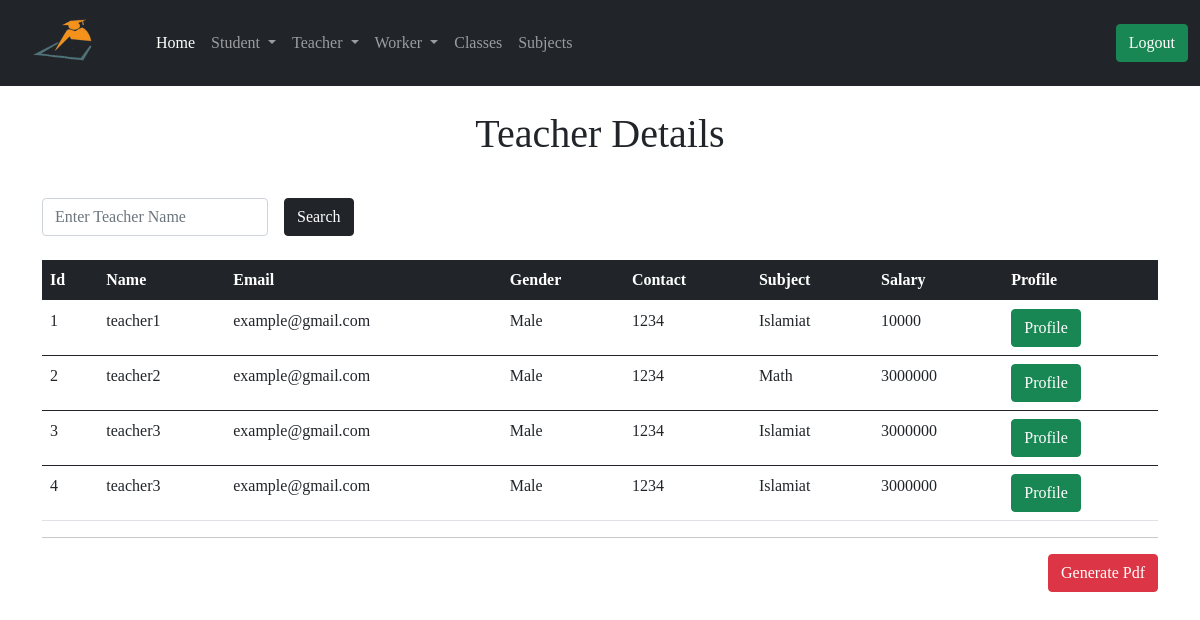
Page /admin/teacher_detials (signed in) on the earlier database version.
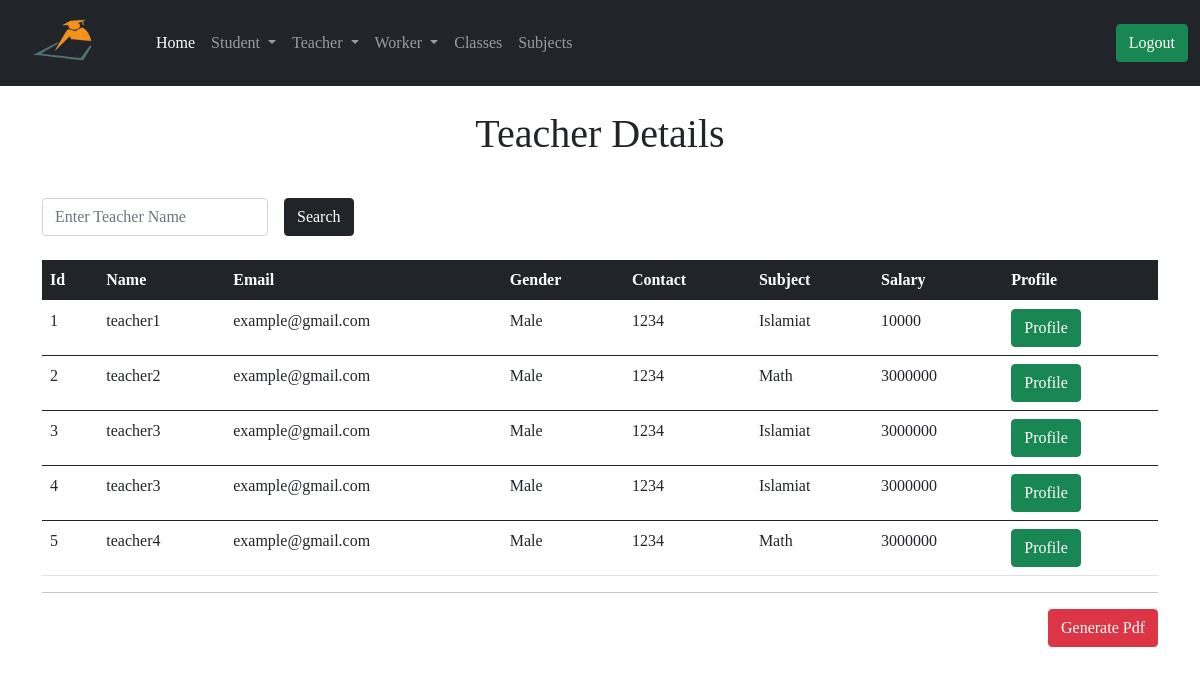
Same page on the later database version.
### app/models.py (models this page shows, shortened)
class Teacher(db.Model):
    id = db.Column(db.Integer, primary_key=True)
    tech_name = db.Column(db.String(64))
    email = db.Column(db.String(64))
    tech_address = db.Column(db.String(128))
    tech_contact = db.Column(db.String(64))
    gender = db.Column(db.String(64))
    salary = db.Column(db.String(64))
    join_date = db.Column(db.DateTime, default=datetime.utcnow())
    admin_id = db.Column(db.Integer, db.ForeignKey('user.id'))
    tech_subject = db.Column(db.Integer, db.ForeignKey('subject.id'))
    tech_class = db.Column(db.Integer, db.ForeignKey('class.id'))
    uploadlecture = db.relationship('UploadLecture', backref='t_lecture')

class Subject(db.Model):
    id = db.Column(db.Integer, primary_key=True)
    sub_name = db.Column(db.String(64))
    admin_id = db.Column(db.Integer, db.ForeignKey('user.id'))
    teacher = db.relationship('Teacher', backref='sub')
    leaveteacher = db.relationship('LeaveTeacher', backref='sub')
    uploadlecture = db.relationship('UploadLecture', backref='sub')

### app/routes.py (the view)
@app.route('/admin/teacher_detials')
@login_required
def teacher_detials():
    query = request.args.get('query')
    if query:
        teachers = Teacher.query.filter(Teacher.tech_name.contains(query))
        return render_template('admin/teacher_detials.html', title='Teachers', teachers=teachers, query=query)
    page = request.args.get('page', 1, type=int)
    teachers = Teacher.query.order_by(Teacher.id.asc()).paginate(
        page, app.config['ENTRY_PER_PAGE'], False)
    next_url = url_for('teacher_detials', page=teachers.next_num) \
        if teachers.has_next else None
    prev_url = url_for('teacher_detials', page=teachers.prev_num) \
        if teachers.has_prev else None
    return render_template('admin/teacher_detials.html', title='Teachers', teachers=teachers.items, next_url=next_url, prev_url=prev_url,)

### app/models.py (called while the page is built)
@login.user_loader
def load_user(id):
    return User.query.get(int(id))

### app/routes.py (called while the page is built)
@app.before_request
def before_request():
    g.user = None
    if 'teacher_id' in session:
        user = Teacher.query.filter_by(id=session['teacher_id']).first()
        g.user = user

@app.before_request
def std_before_request():
    g.std_user = None
    if 'student_id' in session:
        std_user = Student.query.filter_by(id=session['student_id']).first()
        g.std_user = std_user

### app/templates/admin/teacher_detials.html (shortened to what this page needs)
{% extends 'admin/base.html' %}
{% block content %}
<div class="container">
  {% if query %}
  <h1 class="text-center mt-4">Search Result About! <span class="text-primary"> {{ query }} </span></h1>
  <td> <a href=" {{ url_for('teacher_detials') }} "> <button type="submit" class="btn btn-success">  Back </button> </a></td>
  {% else %}
  <h1 class="text-center mt-4">Teacher Details</h1>
  {% endif %}
  <form action="" method="GET">
    <div class="row g-3 align-items-center mt-4">
      <div class="col-auto">
        <input type="search" name="query" id="inputPassword6" value="{{query}}" class="form-control" placeholder="Enter Teacher Name" required>
      </div>
      <div class="col-auto">
        <button type="submit" class="btn btn-dark">Search</button>
      </div>
    </div>
  </form>
  <table class="table mt-4">
      <thead class="table-dark">
        <tr>
          <th scope="col">Id</th>
          <th scope="col">Name</th>
          <th scope="col">Email</th>
          <th scope="col">Gender</th>
          <th scope="col">Contact</th>
          <th scope="col">Subject</th>
          <th scope="col">Salary</th>
          <th scope="col">Profile</th>
        </tr>
      </thead>
      {% for teacher in teachers %}
      <tbody>
        <tr>
          <td> {{ teacher.id }}</td>
          <td> {{ teacher.tech_name }} </td>
          <td> {{ teacher.email }} </td>
          <td> {{ teacher.gender }} </td>
          <td> {{ teacher.tech_contact }} </td>
          <td>  {{ teacher.sub.sub_name }} </td>
          <td> {{ teacher.salary }} </td>
          <td> <a href=" {{ url_for('teacher_profile', id=teacher.id) }} "> <button type="submit" class="btn btn-success">  Profile </button> </a></td>
        </tr>
      </tbody>
      {% endfor %}
    </table>
    <hr>
    <a href="{{ url_for('teacher_detials_pdf') }}"><button type="submit" class="btn btn-danger float-end">Generate Pdf</button></a>
</div>
{% endblock %}

### app/templates/admin/base.html (shortened to what this page needs)
<!DOCTYPE html>
<html lang="en">
<head>
    <link href="https://cdn.jsdelivr.net/npm/bootstrap@5.0.0-beta2/dist/css/bootstrap.min.css" rel="stylesheet">
    <link rel="stylesheet" href="{{ url_for('static', filename='style/index.css') }}">
</head>
<body>
    {% include 'admin/nav.html' %}
    {% block content %} {% endblock %}
</body>
</html>

### app/templates/admin/nav.html (shortened to what this page needs)
<nav class="navbar navbar-expand-lg navbar-dark bg-dark">
    <div class="container-fluid">
      <a class="navbar-brand" href="{{ url_for('index') }}"><img src=" {{ url_for('static', filename='image/rsz_1logo.png')}} " class="brand_logo " width="120px" height="60px"  alt="Logo"></a>
      <div class="collapse navbar-collapse" id="navbarSupportedContent">
        <ul class="navbar-nav me-auto mb-2 mb-lg-0">
          <li class="nav-item">
            <a class="nav-link active" aria-current="page" href="{{ url_for('index') }}">Home</a>
          </li>
          <li class="nav-item dropdown">
            <a class="nav-link dropdown-toggle" href="#" id="navbarDropdown" role="button" data-bs-toggle="dropdown" aria-expanded="false">
              Student
            </a>
          </li>
          <li class="nav-item dropdown">
            <a class="nav-link dropdown-toggle" href="#" id="navbarDropdown" role="button" data-bs-toggle="dropdown" aria-expanded="false">
              Teacher
            </a>
          </li>
          <li class="nav-item dropdown">
            <a class="nav-link dropdown-toggle" href="#" id="navbarDropdown" role="button" data-bs-toggle="dropdown" aria-expanded="false">
              Worker
            </a>
          </li>
          <li class="nav-item">
            <a class="nav-link " aria-current="page" href="{{ url_for('list_of_class') }}">Classes</a>
          </li>
          <li class="nav-item">
            <a class="nav-link " aria-current="page" href="{{ url_for('list_of_subject') }}">Subjects</a>
          </li>
        </ul>
        {% if current_user.is_anonymous %}
        <a href="{{ url_for('admin_login') }}"><button class="btn btn-success ms-2">Admin</button></a>
        {% else %}
        <a href="{{ url_for('admin_logout') }}"><button class="btn btn-success ms-2">Logout</button></a>
        {% endif %}
      </div>
    </div>
  </nav>

### app/templates/admin/base.html (style rules this page uses)
body { font-family: 'Times New Roman', Times, serif; }

Differences in the rows shown:
added Teacher: id "5", tech_name "teacher4", email "example@gmail.com", gender "Male", tech_contact "1234", sub.sub_name "Math", salary "3000000"
